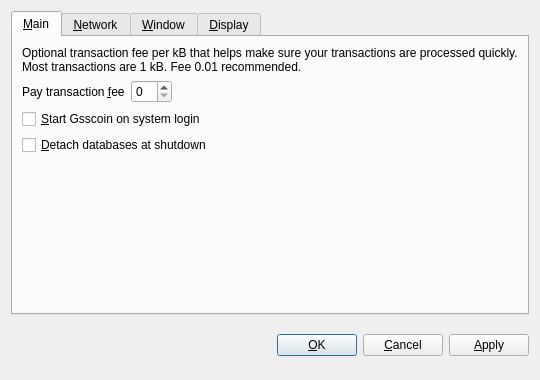
<?xml version="1.0" encoding="UTF-8"?>
<ui version="4.0">
 <class>OptionsDialog</class>
 <widget class="QDialog" name="OptionsDialog">
  <property name="geometry">
   <rect>
    <x>0</x>
    <y>0</y>
    <width>540</width>
    <height>380</height>
   </rect>
  </property>
  <property name="windowTitle">
   <string>Options</string>
  </property>
  <property name="modal">
   <bool>true</bool>
  </property>
  <layout class="QVBoxLayout" name="verticalLayout">
   <item>
    <widget class="QTabWidget" name="tabWidget">
     <property name="tabPosition">
      <enum>QTabWidget::North</enum>
     </property>
     <property name="currentIndex">
      <number>0</number>
     </property>
     <widget class="QWidget" name="tabMain">
      <attribute name="title">
       <string>&amp;Main</string>
      </attribute>
      <layout class="QVBoxLayout" name="verticalLayout_Main">
       <item>
        <widget class="QLabel" name="transactionFeeInfoLabel">
         <property name="text">
          <string>Optional transaction fee per kB that helps make sure your transactions are processed quickly. Most transactions are 1 kB. Fee 0.01 recommended.</string>
         </property>
         <property name="textFormat">
          <enum>Qt::PlainText</enum>
         </property>
         <property name="wordWrap">
          <bool>true</bool>
         </property>
        </widget>
       </item>
       <item>
        <layout class="QHBoxLayout" name="horizontalLayout_Main">
         <item>
          <widget class="QLabel" name="transactionFeeLabel">
           <property name="text">
            <string>Pay transaction &amp;fee</string>
           </property>
           <property name="textFormat">
            <enum>Qt::PlainText</enum>
           </property>
           <property name="buddy">
            <cstring>transactionFee</cstring>
           </property>
          </widget>
         </item>
         <item>
          <widget class="BitcoinAmountField" name="transactionFee"/>
         </item>
         <item>
          <spacer name="horizontalSpacer_Main">
           <property name="orientation">
            <enum>Qt::Horizontal</enum>
           </property>
           <property name="sizeHint" stdset="0">
            <size>
             <width>40</width>
             <height>20</height>
            </size>
           </property>
          </spacer>
         </item>
        </layout>
       </item>
       <item>
        <widget class="QCheckBox" name="bitcoinAtStartup">
         <property name="toolTip">
          <string>Automatically start Gsscoin after logging in to the system.</string>
         </property>
         <property name="text">
          <string>&amp;Start Gsscoin on system login</string>
         </property>
        </widget>
       </item>
       <item>
        <widget class="QCheckBox" name="detachDatabases">
         <property name="toolTip">
          <string>Detach block and address databases at shutdown. This means they can be moved to another data directory, but it slows down shutdown. The wallet is always detached.</string>
         </property>
         <property name="text">
          <string>&amp;Detach databases at shutdown</string>
         </property>
        </widget>
       </item>
       <item>
        <spacer name="verticalSpacer_Main">
         <property name="orientation">
          <enum>Qt::Vertical</enum>
         </property>
         <property name="sizeHint" stdset="0">
          <size>
           <width>20</width>
           <height>40</height>
          </size>
         </property>
        </spacer>
       </item>
      </layout>
     </widget>
     <widget class="QWidget" name="tabNetwork">
      <attribute name="title">
       <string>&amp;Network</string>
      </attribute>
      <layout class="QVBoxLayout" name="verticalLayout_Network">
       <item>
        <widget class="QCheckBox" name="mapPortUpnp">
         <property name="toolTip">
          <string>Automatically open the Gsscoin client port on the router. This only works when your router supports UPnP and it is enabled.</string>
         </property>
         <property name="text">
          <string>Map port using &amp;UPnP</string>
         </property>
        </widget>
       </item>
       <item>
        <widget class="QCheckBox" name="connectSocks">
         <property name="toolTip">
          <string>Connect to the Gsscoin network through a SOCKS proxy (e.g. when connecting through Tor).</string>
         </property>
         <property name="text">
          <string>&amp;Connect through SOCKS proxy:</string>
         </property>
        </widget>
       </item>
       <item>
        <layout class="QHBoxLayout" name="horizontalLayout_Network">
         <item>
          <widget class="QLabel" name="proxyIpLabel">
           <property name="text">
            <string>Proxy &amp;IP:</string>
           </property>
           <property name="textFormat">
            <enum>Qt::PlainText</enum>
           </property>
           <property name="buddy">
            <cstring>proxyIp</cstring>
           </property>
          </widget>
         </item>
         <item>
          <widget class="QValidatedLineEdit" name="proxyIp">
           <property name="maximumSize">
            <size>
             <width>140</width>
             <height>16777215</height>
            </size>
           </property>
           <property name="toolTip">
            <string>IP address of the proxy (e.g. 127.0.0.1)</string>
           </property>
          </widget>
         </item>
         <item>
          <widget class="QLabel" name="proxyPortLabel">
           <property name="text">
            <string>&amp;Port:</string>
           </property>
           <property name="textFormat">
            <enum>Qt::PlainText</enum>
           </property>
           <property name="buddy">
            <cstring>proxyPort</cstring>
           </property>
          </widget>
         </item>
         <item>
          <widget class="QLineEdit" name="proxyPort">
           <property name="maximumSize">
            <size>
             <width>55</width>
             <height>16777215</height>
            </size>
           </property>
           <property name="toolTip">
            <string>Port of the proxy (e.g. 9050)</string>
           </property>
          </widget>
         </item>
         <item>
          <widget class="QLabel" name="socksVersionLabel">
           <property name="text">
            <string>SOCKS &amp;Version:</string>
           </property>
           <property name="textFormat">
            <enum>Qt::PlainText</enum>
           </property>
           <property name="buddy">
            <cstring>socksVersion</cstring>
           </property>
          </widget>
         </item>
         <item>
          <widget class="QValueComboBox" name="socksVersion">
           <property name="toolTip">
            <string>SOCKS version of the proxy (e.g. 5)</string>
           </property>
          </widget>
         </item>
         <item>
          <spacer name="horizontalSpacer_Network">
           <property name="orientation">
            <enum>Qt::Horizontal</enum>
           </property>
           <property name="sizeHint" stdset="0">
            <size>
             <width>40</width>
             <height>20</height>
            </size>
           </property>
          </spacer>
         </item>
        </layout>
       </item>
       <item>
        <spacer name="verticalSpacer_Network">
         <property name="orientation">
          <enum>Qt::Vertical</enum>
         </property>
         <property name="sizeHint" stdset="0">
          <size>
           <width>20</width>
           <height>40</height>
          </size>
         </property>
        </spacer>
       </item>
      </layout>
     </widget>
     <widget class="QWidget" name="tabWindow">
      <attribute name="title">
       <string>&amp;Window</string>
      </attribute>
      <layout class="QVBoxLayout" name="verticalLayout_Window">
       <item>
        <widget class="QCheckBox" name="minimizeToTray">
         <property name="toolTip">
          <string>Show only a tray icon after minimizing the window.</string>
         </property>
         <property name="text">
          <string>&amp;Minimize to the tray instead of the taskbar</string>
         </property>
        </widget>
       </item>
       <item>
        <widget class="QCheckBox" name="minimizeOnClose">
         <property name="toolTip">
          <string>Minimize instead of exit the application when the window is closed. When this option is enabled, the application will be closed only after selecting Quit in the menu.</string>
         </property>
         <property name="text">
          <string>M&amp;inimize on close</string>
         </property>
        </widget>
       </item>
       <item>
        <spacer name="verticalSpacer_Window">
         <property name="orientation">
          <enum>Qt::Vertical</enum>
         </property>
         <property name="sizeHint" stdset="0">
          <size>
           <width>20</width>
           <height>40</height>
          </size>
         </property>
        </spacer>
       </item>
      </layout>
     </widget>
     <widget class="QWidget" name="tabDisplay">
      <attribute name="title">
       <string>&amp;Display</string>
      </attribute>
      <layout class="QVBoxLayout" name="verticalLayout_Display">
       <item>
        <layout class="QHBoxLayout" name="horizontalLayout_1_Display">
         <item>
          <widget class="QLabel" name="langLabel">
           <property name="text">
            <string>User Interface &amp;language:</string>
           </property>
           <property name="textFormat">
            <enum>Qt::PlainText</enum>
           </property>
           <property name="buddy">
            <cstring>lang</cstring>
           </property>
          </widget>
         </item>
         <item>
          <widget class="QValueComboBox" name="lang">
           <property name="toolTip">
            <string>The user interface language can be set here. This setting will take effect after restarting Gsscoin.</string>
           </property>
          </widget>
         </item>
        </layout>
       </item>
       <item>
        <layout class="QHBoxLayout" name="horizontalLayout_2_Display">
         <item>
          <widget class="QLabel" name="unitLabel">
           <property name="text">
            <string>&amp;Unit to show amounts in:</string>
           </property>
           <property name="textFormat">
            <enum>Qt::PlainText</enum>
           </property>
           <property name="buddy">
            <cstring>unit</cstring>
           </property>
          </widget>
         </item>
         <item>
          <widget class="QValueComboBox" name="unit">
           <property name="toolTip">
            <string>Choose the default subdivision unit to show in the interface and when sending coins.</string>
           </property>
          </widget>
         </item>
        </layout>
       </item>
       <item>
        <widget class="QCheckBox" name="displayAddresses">
         <property name="toolTip">
          <string>Whether to show Gsscoin addresses in the transaction list.</string>
         </property>
         <property name="text">
          <string>&amp;Display addresses in transaction list</string>
         </property>
        </widget>
       </item>
       <item>
        <widget class="QCheckBox" name="coinControlFeatures">
         <property name="toolTip">
          <string>Whether to show coin control features or not.</string>
         </property>
         <property name="text">
          <string>Display coin &amp;control features (experts only!)</string>
         </property>
        </widget>
       </item>
       <item>
        <spacer name="verticalSpacer_Display">
         <property name="orientation">
          <enum>Qt::Vertical</enum>
         </property>
         <property name="sizeHint" stdset="0">
          <size>
           <width>20</width>
           <height>40</height>
          </size>
         </property>
        </spacer>
       </item>
      </layout>
     </widget>
    </widget>
   </item>
   <item>
    <layout class="QHBoxLayout" name="horizontalLayout_Buttons">
     <item>
      <spacer name="horizontalSpacer_1">
       <property name="orientation">
        <enum>Qt::Horizontal</enum>
       </property>
       <property name="sizeHint" stdset="0">
        <size>
         <width>40</width>
         <height>48</height>
        </size>
       </property>
      </spacer>
     </item>
     <item>
      <widget class="QLabel" name="statusLabel">
       <property name="font">
        <font>
         <weight>75</weight>
         <bold>true</bold>
        </font>
       </property>
       <property name="text">
        <string/>
       </property>
       <property name="textFormat">
        <enum>Qt::PlainText</enum>
       </property>
       <property name="wordWrap">
        <bool>true</bool>
       </property>
      </widget>
     </item>
     <item>
      <spacer name="horizontalSpacer_2">
       <property name="orientation">
        <enum>Qt::Horizontal</enum>
       </property>
       <property name="sizeHint" stdset="0">
        <size>
         <width>40</width>
         <height>48</height>
        </size>
       </property>
      </spacer>
     </item>
     <item>
      <widget class="QPushButton" name="okButton">
       <property name="text">
        <string>&amp;OK</string>
       </property>
      </widget>
     </item>
     <item>
      <widget class="QPushButton" name="cancelButton">
       <property name="text">
        <string>&amp;Cancel</string>
       </property>
       <property name="autoDefault">
        <bool>false</bool>
       </property>
      </widget>
     </item>
     <item>
      <widget class="QPushButton" name="applyButton">
       <property name="text">
        <string>&amp;Apply</string>
       </property>
       <property name="autoDefault">
        <bool>false</bool>
       </property>
      </widget>
     </item>
    </layout>
   </item>
  </layout>
 </widget>
 <customwidgets>
  <customwidget>
   <class>BitcoinAmountField</class>
   <extends>QSpinBox</extends>
   <header>bitcoinamountfield.h</header>
  </customwidget>
  <customwidget>
   <class>QValueComboBox</class>
   <extends>QComboBox</extends>
   <header>qvaluecombobox.h</header>
  </customwidget>
  <customwidget>
   <class>QValidatedLineEdit</class>
   <extends>QLineEdit</extends>
   <header>qvalidatedlineedit.h</header>
  </customwidget>
 </customwidgets>
 <resources/>
 <connections/>
</ui>
